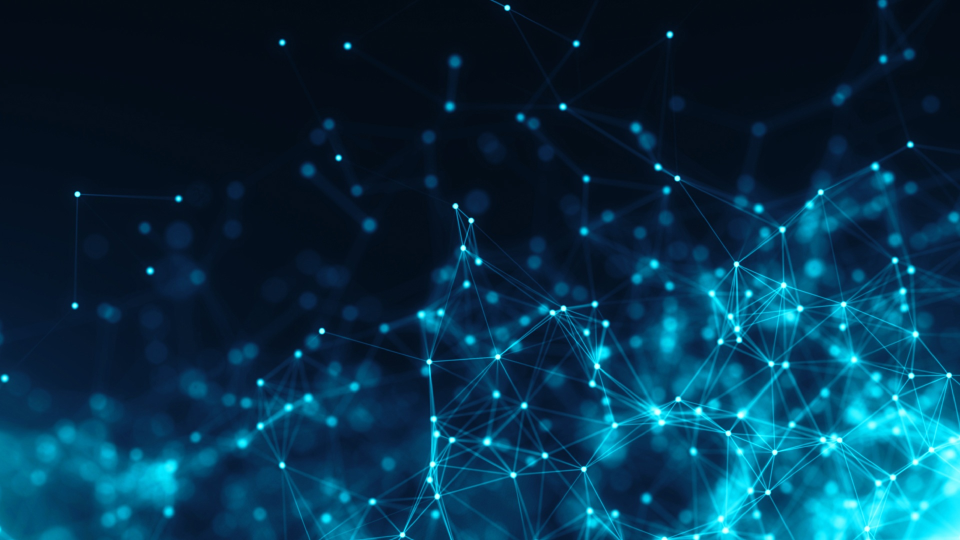
#> input picture samples/sample.jpg, 1920 x 1080 px (shown at 1/2 size)
$ python thumbnail_generator.py samples out
#> lines starting #> are read from the running program, lines starting #| are printed output that depends on the picture
from PIL import Image;
import os;
import argparse;

#Check if thumbnails directory exsists

def outputDirectoryCheck(path):
    if not os.path.exists(path):
        os.makedirs(path);
    else:
        pass;
        #print("Directory already exsists");


def createThumbnails(image_list,thumbnail_path='thumbnails',width=200,height=200):
#> called with thumbnail_path = 'out', width = 200, height = 200
    outputDirectoryCheck(thumbnail_path);
    imgamount=str(len(image_list))
    for image in image_list:
        im = Image.open(image);
#> im is the input picture: PIL image 1920x1080 RGB; mean R, G, B 5.4, 50, 73.9
        im.thumbnail((width,height));
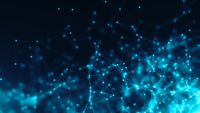
#> im: PIL image 200x113 RGB; mean R, G, B 5.4, 50, 74
        #get image name for placement in the thumbnail directory
        image_name=os.path.basename(image)
        im.save(os.path.join(thumbnail_path,image_name));
        print('Created thumbnail for '+image_name+' '+str(image_list.index(image)+1)+'/'+imgamount);
        # might modify this to be user defined later or default to thumbnails

def findAllImages(path):#Finds all supported images in a given directory including subfolders
    image_list = [];

    pillow_exts = Image.registered_extensions()#Provides a list that pillow supports
    supported_extensions = {ex for ex, f in pillow_exts.items() if f in Image.OPEN}#Filter down list to those who have open feature
    #print(supported_extensions);
    for root, dirs, files in os.walk(path):
        for file in files:
            #Check if current file ends with a supported extension
            if file.endswith(tuple(supported_extensions)):#Only accept files with supported extensions
                image_list.append(os.path.join(root,file));

    return image_list;

if __name__ == '__main__':
    parser = argparse.ArgumentParser(description='Create thumbnails for images in a directory.')
    parser.add_argument('input_dir', help='Input directory containing images to be used for thumbnails')
    parser.add_argument('output_dir', help='Output directory for thumbnails to be placed')
    parser.add_argument('--width', type=int, default=200, help='Width of the thumbnail')
    parser.add_argument('--height', type=int, default=200, help='Height of the thumbnail')

    args=parser.parse_args()

    img_list = findAllImages(args.input_dir);
    print('Found '+str(len(img_list))+' images')
    #print('Found '.len(img_list) + ' images ');
    createThumbnails(img_list,args.output_dir,args.width,args.height);
